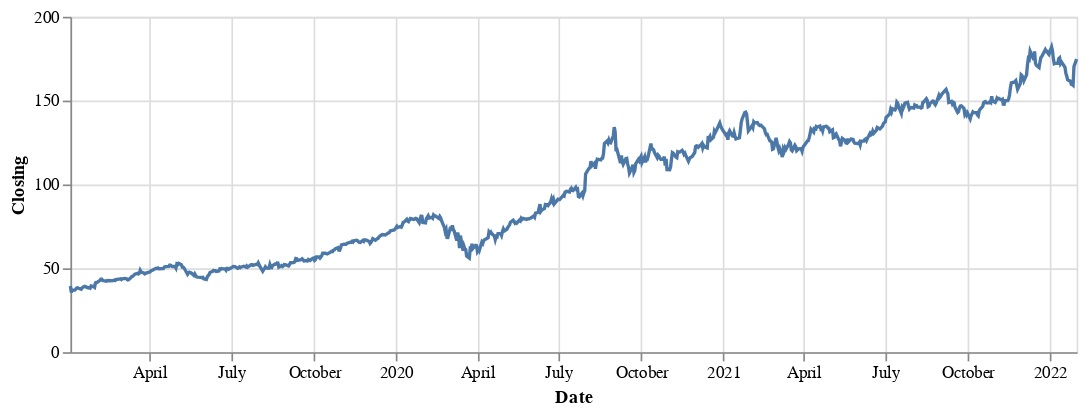

Notebook cell for this chart:
### Code cell
## CLOSING PRICE
price = alt.Chart(aapl_df.reset_index()).mark_line().encode(
    alt.X("Date", title = "Date"),
    alt.Y("Close", title = "Closing"),
    tooltip= ['Date', 'Open', 'Close', 'High', 'Low', 'Volume']
).properties(
    width=600, height=200
)

price

### Figure 1 — Vega-Lite specification as saved in the notebook (floating-point values rounded to 4 significant figures; data arrays with more than 128 entries replaced by an {"elided": "..."} marker saying what was removed)
{"config": {"view": {"continuousWidth": 400, "continuousHeight": 300}}, "data": {"name": "data-2c54ab625769682eed62a9547f4863f5"}, "mark": "line", "encoding": {"tooltip": [{"field": "Date", "type": "temporal"}, {"field": "Open", "type": "quantitative"}, {"field": "Close", "type": "quantitative"}, {"field": "High", "type": "quantitative"}, {"field": "Low", "type": "quantitative"}, {"field": "Volume", "type": "quantitative"}], "x": {"field": "Date", "title": "Date", "type": "temporal"}, "y": {"field": "Close", "title": "Closing", "type": "quantitative"}}, "height": 200, "width": 600, "$schema": "https://vega.github.io/schema/vega-lite/v4.17.0.json", "datasets": {"data-2c54ab625769682eed62a9547f4863f5": {"elided": "777 records"}}}
